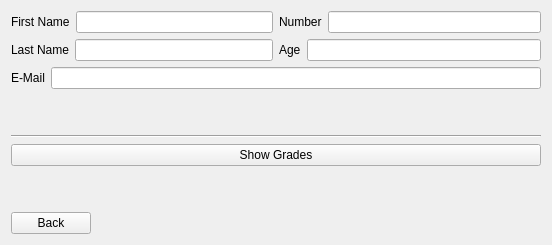
      <widget class="QWidget" name="page_3_stud_profile">
       <layout class="QVBoxLayout" name="verticalLayout_12">
        <item>
         <layout class="QHBoxLayout" name="horizontalLayout_180">
          <item>
           <layout class="QVBoxLayout" name="verticalLayout_6">
            <item>
             <layout class="QHBoxLayout" name="horizontalLayout_9">
              <item>
               <widget class="QLabel" name="label_sp_firstname">
                <property name="text">
                 <string>First Name</string>
                </property>
               </widget>
              </item>
              <item>
               <widget class="QLineEdit" name="lineEdit_sp_fn"/>
              </item>
             </layout>
            </item>
            <item>
             <layout class="QHBoxLayout" name="horizontalLayout_10">
              <item>
               <widget class="QLabel" name="label_sp_firstname_5">
                <property name="text">
                 <string>Last Name</string>
                </property>
               </widget>
              </item>
              <item>
               <widget class="QLineEdit" name="lineEdit_sp_ln"/>
              </item>
             </layout>
            </item>
           </layout>
          </item>
          <item>
           <layout class="QVBoxLayout" name="verticalLayout_5">
            <item>
             <layout class="QHBoxLayout" name="horizontalLayout_125">
              <item>
               <widget class="QLabel" name="label_sp_number">
                <property name="text">
                 <string>Number</string>
                </property>
               </widget>
              </item>
              <item>
               <widget class="QLineEdit" name="lineEdit_sp_number"/>
              </item>
             </layout>
            </item>
            <item>
             <layout class="QHBoxLayout" name="horizontalLayout_11">
              <item>
               <widget class="QLabel" name="label_sp_age">
                <property name="text">
                 <string>Age</string>
                </property>
               </widget>
              </item>
              <item>
               <widget class="QLineEdit" name="lineEdit_sp_age"/>
              </item>
             </layout>
            </item>
           </layout>
          </item>
         </layout>
        </item>
        <item>
         <layout class="QHBoxLayout" name="horizontalLayout_124">
          <item>
           <widget class="QLabel" name="label_sp_email">
            <property name="text">
             <string>E-Mail</string>
            </property>
           </widget>
          </item>
          <item>
           <widget class="QLineEdit" name="lineEdit_email"/>
          </item>
         </layout>
        </item>
        <item>
         <spacer name="verticalSpacer_46">
          <property name="orientation">
           <enum>Qt::Vertical</enum>
          </property>
          <property name="sizeType">
           <enum>QSizePolicy::Fixed</enum>
          </property>
          <property name="sizeHint" stdset="0">
           <size>
            <width>20</width>
            <height>40</height>
           </size>
          </property>
         </spacer>
        </item>
        <item>
         <widget class="Line" name="line_3">
          <property name="orientation">
           <enum>Qt::Horizontal</enum>
          </property>
         </widget>
        </item>
        <item>
         <widget class="QPushButton" name="pushButton_10">
          <property name="text">
           <string>Show Grades</string>
          </property>
         </widget>
        </item>
        <item>
         <spacer name="verticalSpacer_47">
          <property name="orientation">
           <enum>Qt::Vertical</enum>
          </property>
          <property name="sizeType">
           <enum>QSizePolicy::Fixed</enum>
          </property>
          <property name="sizeHint" stdset="0">
           <size>
            <width>20</width>
            <height>40</height>
           </size>
          </property>
         </spacer>
        </item>
        <item>
         <layout class="QHBoxLayout" name="horizontalLayout_14">
          <item>
           <widget class="QPushButton" name="pushButton_Back">
            <property name="text">
             <string>Back</string>
            </property>
           </widget>
          </item>
          <item>
           <spacer name="horizontalSpacer_10">
            <property name="orientation">
             <enum>Qt::Horizontal</enum>
            </property>
            <property name="sizeType">
             <enum>QSizePolicy::Fixed</enum>
            </property>
            <property name="sizeHint" stdset="0">
             <size>
              <width>450</width>
              <height>20</height>
             </size>
            </property>
           </spacer>
          </item>
         </layout>
        </item>
       </layout>
      </widget>
